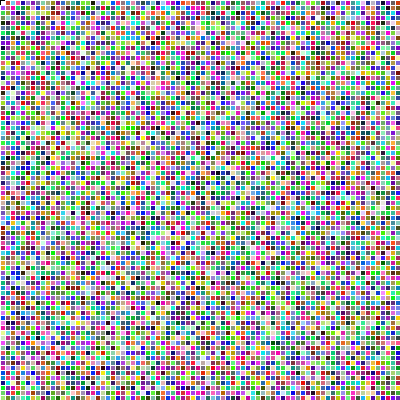
Frame 1 (no input)
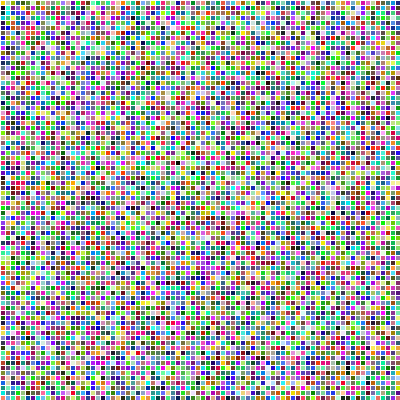
Frame 60 (the mouse pressed at the canvas centre just before this capture)
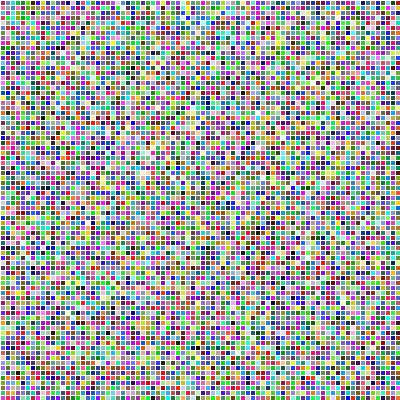
Frame 120 (the mouse held since frame 60 and released just before this capture)

The Processing sketch that drew these frames (run headless with seeded random() and noise(); from frame 60 on, the mouse is pressed at the canvas centre):

// Processing sketch: processing_65213
// ── processing_65213.pde

void setup(){
size(400,400);
background(0);
}

void draw(){
for(int i=0;i<width;i+=5){
for(int j=0;j<height;j+=5){
  rect(i,j,5,5);
  fill(random(255),random(255),random(255));  
  stroke(255);
}
}
}
